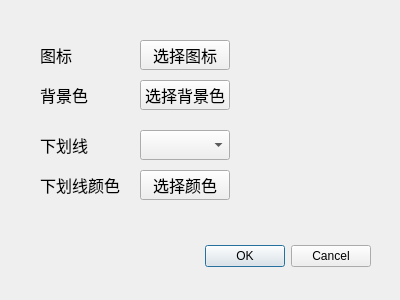
<?xml version="1.0" encoding="UTF-8"?>
<ui version="4.0">
 <class>BookmarkStyleDialog</class>
 <widget class="QDialog" name="BookmarkStyleDialog">
  <property name="geometry">
   <rect>
    <x>0</x>
    <y>0</y>
    <width>400</width>
    <height>300</height>
   </rect>
  </property>
  <property name="windowTitle">
   <string>Dialog</string>
  </property>
  <widget class="QDialogButtonBox" name="buttonBox">
   <property name="geometry">
    <rect>
     <x>30</x>
     <y>240</y>
     <width>341</width>
     <height>32</height>
    </rect>
   </property>
   <property name="orientation">
    <enum>Qt::Orientation::Horizontal</enum>
   </property>
   <property name="standardButtons">
    <set>QDialogButtonBox::StandardButton::Cancel|QDialogButtonBox::StandardButton::Ok</set>
   </property>
  </widget>
  <widget class="QLabel" name="label">
   <property name="geometry">
    <rect>
     <x>40</x>
     <y>40</y>
     <width>75</width>
     <height>30</height>
    </rect>
   </property>
   <property name="font">
    <font>
     <family>楷体</family>
     <pointsize>12</pointsize>
    </font>
   </property>
   <property name="text">
    <string>图标</string>
   </property>
  </widget>
  <widget class="QLabel" name="label_2">
   <property name="geometry">
    <rect>
     <x>40</x>
     <y>80</y>
     <width>75</width>
     <height>30</height>
    </rect>
   </property>
   <property name="font">
    <font>
     <family>楷体</family>
     <pointsize>12</pointsize>
    </font>
   </property>
   <property name="text">
    <string>背景色</string>
   </property>
  </widget>
  <widget class="QLabel" name="label_3">
   <property name="geometry">
    <rect>
     <x>40</x>
     <y>130</y>
     <width>75</width>
     <height>30</height>
    </rect>
   </property>
   <property name="font">
    <font>
     <family>楷体</family>
     <pointsize>12</pointsize>
    </font>
   </property>
   <property name="text">
    <string>下划线</string>
   </property>
  </widget>
  <widget class="QLabel" name="label_4">
   <property name="geometry">
    <rect>
     <x>40</x>
     <y>170</y>
     <width>80</width>
     <height>30</height>
    </rect>
   </property>
   <property name="font">
    <font>
     <family>楷体</family>
     <pointsize>12</pointsize>
    </font>
   </property>
   <property name="text">
    <string>下划线颜色</string>
   </property>
  </widget>
  <widget class="QPushButton" name="iconButton">
   <property name="geometry">
    <rect>
     <x>140</x>
     <y>40</y>
     <width>90</width>
     <height>30</height>
    </rect>
   </property>
   <property name="font">
    <font>
     <family>楷体</family>
     <pointsize>12</pointsize>
    </font>
   </property>
   <property name="text">
    <string>选择图标</string>
   </property>
  </widget>
  <widget class="QPushButton" name="bgColorButton">
   <property name="geometry">
    <rect>
     <x>140</x>
     <y>80</y>
     <width>90</width>
     <height>30</height>
    </rect>
   </property>
   <property name="font">
    <font>
     <family>楷体</family>
     <pointsize>12</pointsize>
    </font>
   </property>
   <property name="text">
    <string>选择背景色</string>
   </property>
  </widget>
  <widget class="QPushButton" name="ulColorButton">
   <property name="geometry">
    <rect>
     <x>140</x>
     <y>170</y>
     <width>90</width>
     <height>30</height>
    </rect>
   </property>
   <property name="font">
    <font>
     <family>楷体</family>
     <pointsize>12</pointsize>
    </font>
   </property>
   <property name="text">
    <string>选择颜色</string>
   </property>
  </widget>
  <widget class="QComboBox" name="underlineStyleCombo">
   <property name="geometry">
    <rect>
     <x>140</x>
     <y>130</y>
     <width>90</width>
     <height>30</height>
    </rect>
   </property>
  </widget>
 </widget>
 <resources/>
 <connections>
  <connection>
   <sender>buttonBox</sender>
   <signal>accepted()</signal>
   <receiver>BookmarkStyleDialog</receiver>
   <slot>accept()</slot>
   <hints>
    <hint type="sourcelabel">
     <x>248</x>
     <y>254</y>
    </hint>
    <hint type="destinationlabel">
     <x>157</x>
     <y>274</y>
    </hint>
   </hints>
  </connection>
  <connection>
   <sender>buttonBox</sender>
   <signal>rejected()</signal>
   <receiver>BookmarkStyleDialog</receiver>
   <slot>reject()</slot>
   <hints>
    <hint type="sourcelabel">
     <x>316</x>
     <y>260</y>
    </hint>
    <hint type="destinationlabel">
     <x>286</x>
     <y>274</y>
    </hint>
   </hints>
  </connection>
 </connections>
</ui>
